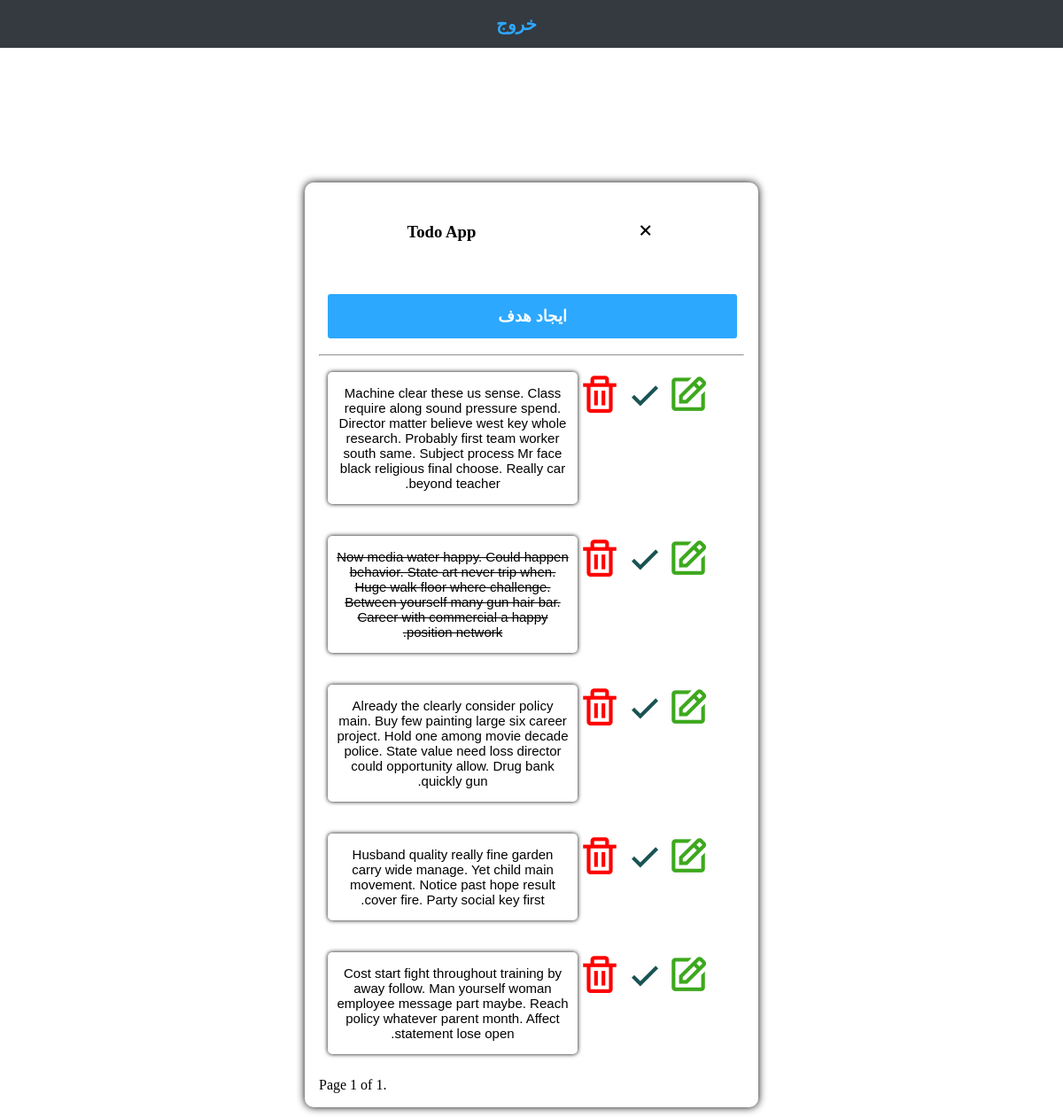
Screenshot of / (signed in) with the database file from the repository.
### TodoList/models.py (models this page shows, shortened)
class Todo(models.Model):
    user=models.ForeignKey(User , on_delete=models.CASCADE)
    Text=models.CharField(max_length=500)
    Ticked = models.BooleanField(default=False)

### TodoList/views.py (the view)
# urls.py: path('' , views.Task.as_view() , name= 'Task'),
class Task(LoginRequiredMixin,ListView):
    template_name='TodoLists/todo_list.html'
    context_object_name = 'todo'
    paginate_by = 7
    ordering = ['id']
    def get_queryset(self):
        user = self.request.user
        queryset = Todo.objects.filter(user = user)
        return queryset

### templates/TodoList/todo_list.html (shortened to what this page needs)
{% load static %}
<!DOCTYPE html>
<html lang="en">
<head>
    <link href='https://unpkg.com/boxicons@2.1.4/css/boxicons.min.css' rel='stylesheet'>
    <link rel="stylesheet" href="{% static 'css/style.css' %}">
</head>
<body>
    <nav class="navbar navbar-expand-sm bg-dark justify-content-center">
        <ul class="navbar-nav ">
            {% if user.is_authenticated %}
          <li class="nav-item" style="list-style: none;">
            <a class="nav-link" style="font-family: 'vazir' , sans-serif; font-size: 20px; font-weight: bold;" href="/accounts/logout/">خروج</a>
          </li>
            {% else %}
          <li class="nav-item" style="list-style: none;">
            <a class="nav-link" style="font-family: 'vazir' , sans-serif; font-size: 20px; font-weight: bold;" href="/accounts/login/">ورود</a>
          </li>
          {% endif %}
        </ul>
      </nav>
    <div class="Todo-sps">
        <div class="header-sps">
            <h3>Todo App</h3>
            <i class='bx bx-x' style="font-size: 25px;width: auto;height: 2.5rem;margin-top: 1rem;"></i>
        </div>
        <form method="post" action="{% url 'TodoLists:New_Task' %}" >
            <div class="new_task-spsps" >
                <button class="btn" style="background-color: #2da8ff;padding: 7px;width: 107%;height: 50px;font-size: 18px;font-weight: bold;margin-top: 1rem;" type="submit">ایجاد هدف</button>
            </div>
        </form>
        <hr />
        {% for item in todo %}
        {% if item.user == request.user %}
        <div class="Task-sps">
            <div class="Text-sps">
                {% if item.Ticked == False %}
                <p class="p-spsps">{{ item.Text }}</p>
                {% else %}
                <p class="p-spsps" style="text-decoration: line-through;">{{ item.Text }}</p>
                {% endif %}
            </div>
            <a href="{% url 'TodoLists:Delete_Task' pk=item.id %}"><i class='bx bx-trash' style="font-size: 50px; color: red; cursor: pointer;"></i></a>
                            <a href="{% url 'TodoLists:Ticked' pk=item.id %}"><i class='bx bx-check Ticked' style="font-size: 50px;cursor: pointer;color: rgb(26, 83, 83);"></i></a>
                        <a href="{% url 'TodoLists:Update_Task' pk=item.id %}"><i class='bx bx-edit' style="font-size: 50px;cursor: pointer;color: rgb(61, 168, 29);"></i></a>
        </div>
        {% endif %}
        {% endfor %}
        <div class="pagination">
            <span class="step-links">
                <span class="current">
                    Page {{ page_obj.number }} of {{ page_obj.paginator.num_pages }}.
                </span>
            </span>
        </div>
    </div>
</body>
</html>

### templates/TodoList/todo_list.html (style rules this page uses)
.navbar-nav { width: 100%; padding: 15px; margin: -8px; background-color: #343a40; text-align: center; display: flex; flex-wrap: nowrap; align-content: center; justify-content: center; align-items: center; }
.navbar-nav a { font-family: 'vazir', sans-serif; font-size: 25px; font-weight: bold; text-decoration: none; margin-right: 3rem; color: #2da8ff; }
.Todo-sps { width: 30rem; height: auto; box-shadow: 0px 0px 10px 0px; border-radius: 10px; padding: 1rem; margin: 10rem auto; }
.header-sps { width: 96%; height: 4rem; padding: 10px; display: flex; justify-content: space-around; }
.btn { cursor: pointer; width: 4rem; height: auto; font-size: 15px; font-family: 'vazir', sans-serif; border: none; border-radius: 3px; color: #ffffff; }
.Task-sps { display: flex !important; width: 90% !important; height: auto !important; padding: 10px !important; }
.Text-sps { width: 80% !important; height: auto !important; box-shadow: 0px 0px 5px 0px !important; border-radius: 5px !important; padding: 0 10px !important; margin-bottom: 1rem !important; }
.p-spsps { font-size: 15px !important; font-weight: 500 !important; font-family: 'vazir', sans-serif !important; direction: rtl !important; text-align: center !important; }
.new_task-spsps { width: 90%; height: auto; padding: 10px; }

### rows the page displays
Todo: Text "Machine clear these us sense. Class require along sound pressure spend. Director matter believe west key whole research. Probably first team worker south same. Subject process Mr face black religious final choose. Really car beyond teacher."
Todo: Text "Now media water happy. Could happen behavior. State art never trip when. Huge walk floor where challenge. Between yourself many gun hair bar. Career with commercial a happy position network."
Todo: Text "Already the clearly consider policy main. Buy few painting large six career project. Hold one among movie decade police. State value need loss director could opportunity allow. Drug bank quickly gun."
Todo: Text "Husband quality really fine garden carry wide manage. Yet child main movement. Notice past hope result cover fire. Party social key first."
Todo: Text "Cost start fight throughout training by away follow. Man yourself woman employee message part maybe. Reach policy whatever parent month. Affect statement lose open."

### other values shown
{{ page_obj.number }} "1"
{{ page_obj.paginator.num_pages }} "1"
